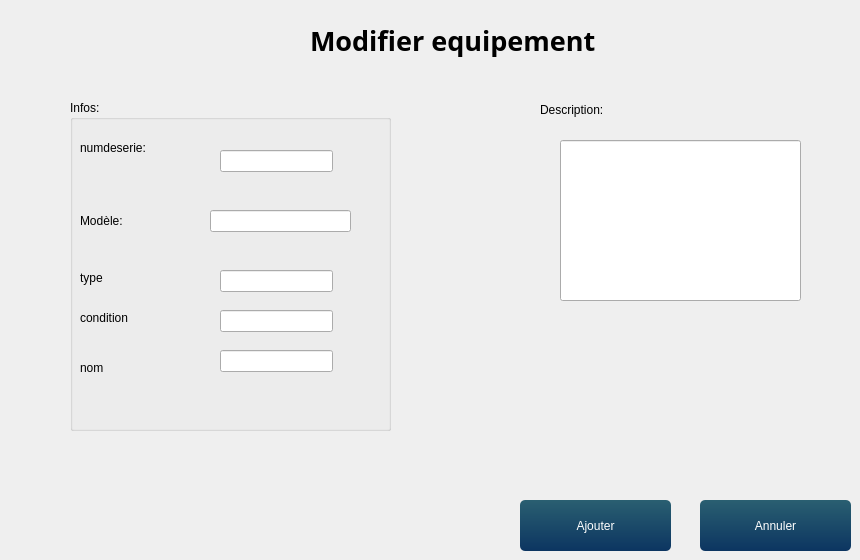
   <widget class="QWidget" name="page_9">
    <widget class="QLabel" name="label_33">
     <property name="geometry">
      <rect>
       <x>310</x>
       <y>20</y>
       <width>291</width>
       <height>41</height>
      </rect>
     </property>
     <property name="font">
      <font>
       <family>Script MT Bold</family>
       <pointsize>20</pointsize>
       <weight>75</weight>
       <bold>true</bold>
      </font>
     </property>
     <property name="text">
      <string>Modifier equipement</string>
     </property>
    </widget>
    <widget class="QGroupBox" name="groupBox_7">
     <property name="geometry">
      <rect>
       <x>70</x>
       <y>100</y>
       <width>321</width>
       <height>331</height>
      </rect>
     </property>
     <property name="title">
      <string>Infos:</string>
     </property>
     <widget class="QLabel" name="label_3">
      <property name="geometry">
       <rect>
        <x>10</x>
        <y>40</y>
        <width>91</width>
        <height>16</height>
       </rect>
      </property>
      <property name="text">
       <string>numdeserie:</string>
      </property>
     </widget>
     <widget class="QLineEdit" name="MODELE_2">
      <property name="geometry">
       <rect>
        <x>140</x>
        <y>110</y>
        <width>141</width>
        <height>22</height>
       </rect>
      </property>
     </widget>
     <widget class="QLineEdit" name="numdeserie_2">
      <property name="geometry">
       <rect>
        <x>150</x>
        <y>50</y>
        <width>113</width>
        <height>22</height>
       </rect>
      </property>
     </widget>
     <widget class="QLineEdit" name="type_2">
      <property name="geometry">
       <rect>
        <x>150</x>
        <y>170</y>
        <width>113</width>
        <height>22</height>
       </rect>
      </property>
     </widget>
     <widget class="QLineEdit" name="condition_2">
      <property name="geometry">
       <rect>
        <x>150</x>
        <y>210</y>
        <width>113</width>
        <height>22</height>
       </rect>
      </property>
     </widget>
     <widget class="QLineEdit" name="nomeqp_2">
      <property name="geometry">
       <rect>
        <x>150</x>
        <y>250</y>
        <width>113</width>
        <height>22</height>
       </rect>
      </property>
     </widget>
     <widget class="QLabel" name="label_11">
      <property name="geometry">
       <rect>
        <x>10</x>
        <y>170</y>
        <width>55</width>
        <height>16</height>
       </rect>
      </property>
      <property name="text">
       <string>type</string>
      </property>
     </widget>
     <widget class="QLabel" name="label_14">
      <property name="geometry">
       <rect>
        <x>10</x>
        <y>210</y>
        <width>55</width>
        <height>16</height>
       </rect>
      </property>
      <property name="text">
       <string>condition</string>
      </property>
     </widget>
     <widget class="QLabel" name="label_18">
      <property name="geometry">
       <rect>
        <x>10</x>
        <y>260</y>
        <width>55</width>
        <height>16</height>
       </rect>
      </property>
      <property name="text">
       <string>nom</string>
      </property>
     </widget>
     <widget class="QLabel" name="label_42">
      <property name="geometry">
       <rect>
        <x>10</x>
        <y>110</y>
        <width>111</width>
        <height>21</height>
       </rect>
      </property>
      <property name="text">
       <string>Modèle:</string>
      </property>
     </widget>
    </widget>
    <widget class="QPushButton" name="Addeqp_2">
     <property name="geometry">
      <rect>
       <x>520</x>
       <y>500</y>
       <width>151</width>
       <height>51</height>
      </rect>
     </property>
     <property name="styleSheet">
      <string notr="true">QPushButton{
	background-color: qlineargradient(spread:pad, x1:1, y1:0, x2:1, y2:1, stop:0 rgba(42, 95, 113, 255),stop:1 rgba(12, 53, 97, 255));
	color: #fff;
	border: 0px;
	border-radius: 5px;
	padding: 5px;
}

QPushButton::hover
{
	background-color: qlineargradient(spread:pad, x1:1, y1:0, x2:1, y2:1, stop:0 rgba(167, 214, 50, 255),stop:1 rgba(98, 169, 67, 255));
	color: #fff;

}
QPushButton::pressed
{
	background-color: qlineargradient(spread:pad, x1:1, y1:0, x2:1, y2:1, stop:0 rgba(147, 194, 30, 255),stop:1 rgba(78, 149, 47, 255));
	color: #fff;
	border: 0px;
	border-radius: 5px;
	padding: 5px;

}</string>
     </property>
     <property name="text">
      <string>Ajouter</string>
     </property>
    </widget>
    <widget class="QLineEdit" name="descequipement_2">
     <property name="geometry">
      <rect>
       <x>560</x>
       <y>140</y>
       <width>241</width>
       <height>161</height>
      </rect>
     </property>
     <property name="frame">
      <bool>true</bool>
     </property>
     <property name="clearButtonEnabled">
      <bool>false</bool>
     </property>
    </widget>
    <widget class="QPushButton" name="Annulereqp_2">
     <property name="geometry">
      <rect>
       <x>700</x>
       <y>500</y>
       <width>151</width>
       <height>51</height>
      </rect>
     </property>
     <property name="styleSheet">
      <string notr="true">QPushButton{
	background-color: qlineargradient(spread:pad, x1:1, y1:0, x2:1, y2:1, stop:0 rgba(42, 95, 113, 255),stop:1 rgba(12, 53, 97, 255));
	color: #fff;
	border: 0px;
	border-radius: 5px;
	padding: 5px;
}

QPushButton::hover
{
	background-color: qlineargradient(spread:pad, x1:1, y1:0, x2:1, y2:1, stop:0 rgba(167, 214, 50, 255),stop:1 rgba(98, 169, 67, 255));
	color: #fff;

}
QPushButton::pressed
{
	background-color: qlineargradient(spread:pad, x1:1, y1:0, x2:1, y2:1, stop:0 rgba(147, 194, 30, 255),stop:1 rgba(78, 149, 47, 255));
	color: #fff;
	border: 0px;
	border-radius: 5px;
	padding: 5px;

}</string>
     </property>
     <property name="text">
      <string>Annuler</string>
     </property>
    </widget>
    <widget class="QLabel" name="label_45">
     <property name="geometry">
      <rect>
       <x>540</x>
       <y>100</y>
       <width>71</width>
       <height>20</height>
      </rect>
     </property>
     <property name="text">
      <string>Description:</string>
     </property>
    </widget>
   </widget>
